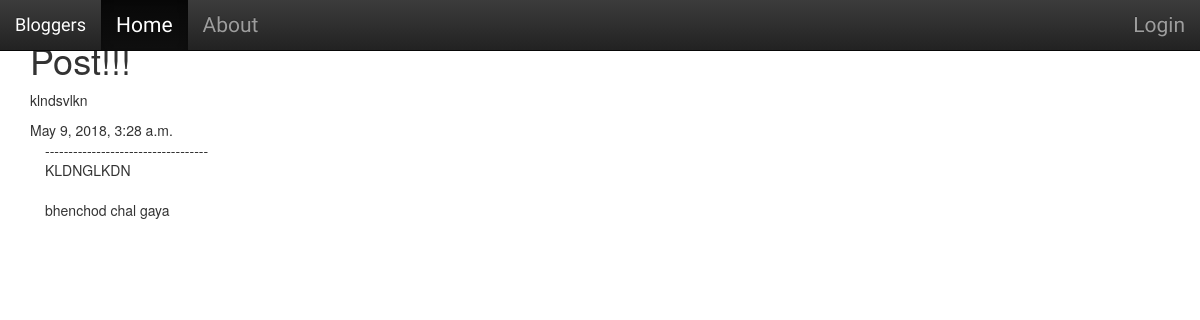
Page /post/6/ on the committed database.
### blog_app/models.py (models this page shows, shortened)
class Post(models.Model):
    author = models.ForeignKey('auth.User',on_delete=models.CASCADE)
    title = models.CharField(max_length=200)
    text = models.TextField()
    create_date = models.DateTimeField(default=timezone.now())
    published_date = models.DateTimeField(blank=True,null=True)

class Comment(models.Model):
    post = models.ForeignKey('blog_app.Post',on_delete=models.CASCADE)
    author = models.CharField(max_length=200)
    text = models.TextField()
    create_date = models.DateTimeField(default=timezone.now())
    approved_comment = models.BooleanField(default=False)

### blog_app/views.py (the view)
# urls.py: url(r'^post/(?P<pk>\d+)/$',views.BlogPost.as_view(),name='blog_post'),
class BlogPost(DetailView):
    model = Post
    template_name = "post_detail.html"
    def get_context_data(self, *args, **kwargs):
        context = super(BlogPost, self).get_context_data(*args, **kwargs)
        usr = get_object_or_404(Post,pk=self.kwargs["pk"])
        comment = Comment.objects.filter(post=usr)
        context['comment'] = comment.all()
        return context

### blog_app/templates/blog_app/post_detail.html (shortened to what this page needs)
<!DOCTYPE html>
{% extends "blog_app/base.html" %}
{% block content %}
<h1>{{post.title}}</h1>
<p> {{post.text}} </p>
{% if post.published_date %}
{{post.published_date}}
{% endif %}
<div class='container'>
  -----------------------------------
{% for com in comment %}
<br>
 {{ com.text }}<br>
{% endfor %}
</div>
{% endblock %}

### rows in the picture
Post: title "Post!!!", text "klndsvlkn", published_date "May 9, 2018, 3:28 a.m."
Comment: text "KLDNGLKDN"
Comment: text "bhenchod chal gaya"
